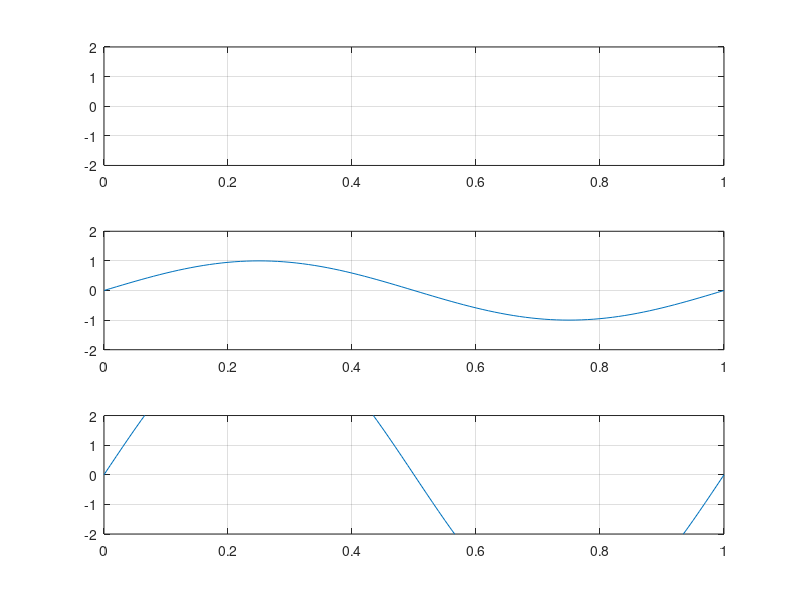

This figure's MATLAB source:
clc
clear all
b = input('Enter the Bit stream \n ');
n = length(b);%defining n
t = 0:.01:n;%defining t
x = 1:1:(n+1)*100;%defining x
%using for loop
for i = 1:n
for j = i:.1:i+1
bw(x(i*100:(i+1)*100)) = b(i);

end
end
bw = bw(100:end);
sint = sin(2*pi*t);
st = bw.*sint;
%Plotting all using subplot
subplot(3,1,1)
plot(t,bw)
grid on ; axis([0 n -2 +2])
subplot(3,1,2)
plot(t,sint)
grid on ; axis([0 n -2 +2])
subplot(3,1,3)
plot(t,st)
grid on ; axis([0 n -2 +2])